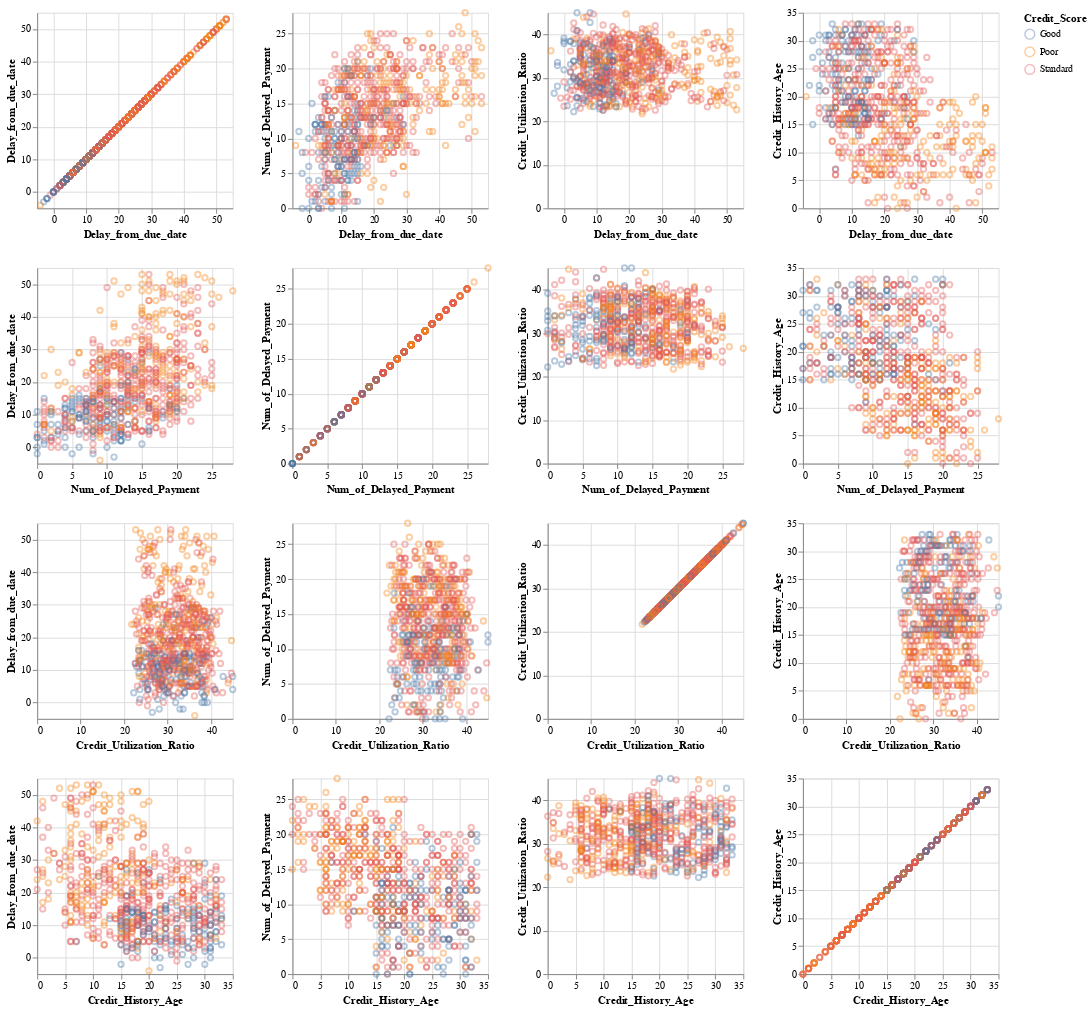

Notebook source saved alongside this figure:
### Markdown cell above
### Visualizing Data - Distribution of Predictor Variables

### Code cell
# initializing list of predictors
predictors = ["Delay_from_due_date", "Num_of_Delayed_Payment", "Credit_Utilization_Ratio", "Credit_History_Age"]

# visualizing training data

# removing outliers - just for the visualization
def remove_outliers(column):
    Q1 = column.quantile(0.25)
    Q3 = column.quantile(0.75)
    IQR = Q3 - Q1
    return (column >= Q1 - 1.5 * IQR) & (column <= Q3 + 1.5 * IQR)

# Apply outlier removal to each column
for col in predictors:
    train = train[remove_outliers(train[col])]

train_pairplot = alt.Chart(train).mark_point(opacity=0.4).encode(
    alt.X(alt.repeat("row"), type="quantitative"),
    alt.Y(alt.repeat("column"), type="quantitative"),
    color = alt.Color("Credit_Score").title("Credit_Score")
).properties(
    width=200,
    height=200
).repeat(
    column=predictors,
    row=predictors
)
train_pairplot

### Figure 1 — Vega-Lite specification as saved in the notebook (floating-point values rounded to 4 significant figures; data arrays with more than 128 entries replaced by an {"elided": "..."} marker saying what was removed)
{"config": {"view": {"continuousWidth": 300, "continuousHeight": 300}}, "repeat": {"column": ["Delay_from_due_date", "Num_of_Delayed_Payment", "Credit_Utilization_Ratio", "Credit_History_Age"], "row": ["Delay_from_due_date", "Num_of_Delayed_Payment", "Credit_Utilization_Ratio", "Credit_History_Age"]}, "spec": {"data": {"name": "data-ec121fa4a2c077ce511e0449b7b1233f"}, "mark": {"type": "point", "opacity": 0.4}, "encoding": {"color": {"field": "Credit_Score", "title": "Credit_Score", "type": "nominal"}, "x": {"field": {"repeat": "row"}, "type": "quantitative"}, "y": {"field": {"repeat": "column"}, "type": "quantitative"}}, "height": 200, "width": 200}, "$schema": "https://vega.github.io/schema/vega-lite/v5.16.3.json", "datasets": {"data-ec121fa4a2c077ce511e0449b7b1233f": {"elided": "707 records"}}}
